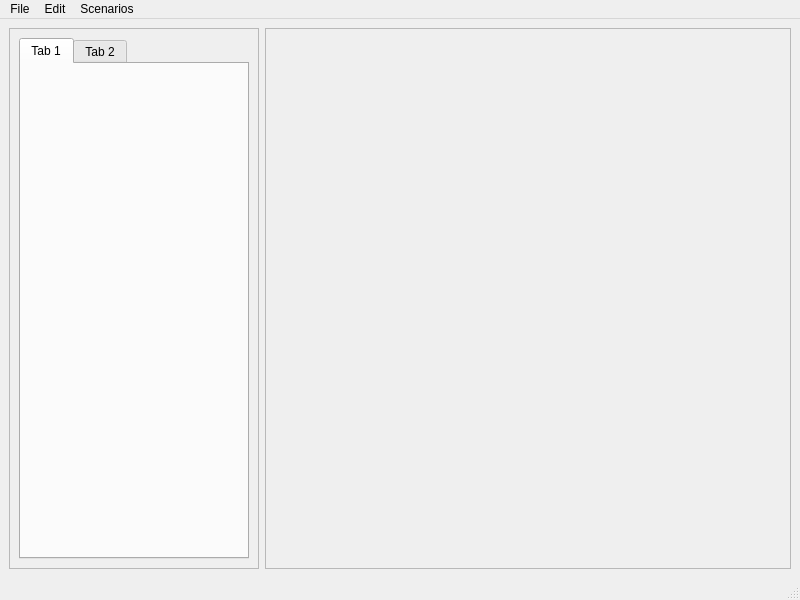
<?xml version="1.0" encoding="UTF-8"?>
<ui version="4.0">
 <class>MainWindow</class>
 <widget class="QMainWindow" name="MainWindow">
  <property name="geometry">
   <rect>
    <x>0</x>
    <y>0</y>
    <width>800</width>
    <height>600</height>
   </rect>
  </property>
  <property name="windowTitle">
   <string>MainWindow</string>
  </property>
  <widget class="QWidget" name="centralwidget">
   <layout class="QGridLayout" name="gridLayout_2">
    <item row="0" column="0">
     <widget class="QFrame" name="ManipulatorFrame">
      <property name="maximumSize">
       <size>
        <width>250</width>
        <height>16777215</height>
       </size>
      </property>
      <property name="frameShape">
       <enum>QFrame::StyledPanel</enum>
      </property>
      <property name="frameShadow">
       <enum>QFrame::Raised</enum>
      </property>
      <layout class="QGridLayout" name="gridLayout">
       <item row="0" column="0">
        <widget class="QTabWidget" name="tabWidget">
         <property name="currentIndex">
          <number>0</number>
         </property>
         <widget class="QWidget" name="tab">
          <attribute name="title">
           <string>Tab 1</string>
          </attribute>
         </widget>
         <widget class="QWidget" name="tab_2">
          <attribute name="title">
           <string>Tab 2</string>
          </attribute>
         </widget>
        </widget>
       </item>
      </layout>
     </widget>
    </item>
    <item row="0" column="1">
     <widget class="QFrame" name="DisplayFrame">
      <property name="sizePolicy">
       <sizepolicy hsizetype="Expanding" vsizetype="Preferred">
        <horstretch>0</horstretch>
        <verstretch>0</verstretch>
       </sizepolicy>
      </property>
      <property name="baseSize">
       <size>
        <width>16959</width>
        <height>0</height>
       </size>
      </property>
      <property name="frameShape">
       <enum>QFrame::StyledPanel</enum>
      </property>
      <property name="frameShadow">
       <enum>QFrame::Raised</enum>
      </property>
      <layout class="QHBoxLayout" name="horizontalLayout">
       <item>
        <layout class="QVBoxLayout" name="verticalLayout"/>
       </item>
      </layout>
     </widget>
    </item>
   </layout>
  </widget>
  <widget class="QStatusBar" name="statusbar"/>
  <widget class="QMenuBar" name="menuBar">
   <property name="geometry">
    <rect>
     <x>0</x>
     <y>0</y>
     <width>800</width>
     <height>22</height>
    </rect>
   </property>
   <widget class="QMenu" name="menuI_typed_some_things">
    <property name="title">
     <string>File</string>
    </property>
    <addaction name="actionOpen"/>
    <addaction name="actionExport"/>
    <addaction name="separator"/>
    <addaction name="actionQuit"/>
   </widget>
   <widget class="QMenu" name="menuEdit">
    <property name="title">
     <string>Edit</string>
    </property>
    <addaction name="actionCut"/>
    <addaction name="actionCopy"/>
    <addaction name="actionPaste"/>
   </widget>
   <widget class="QMenu" name="menuScenarios">
    <property name="title">
     <string>Scenarios</string>
    </property>
    <widget class="QMenu" name="menuTests">
     <property name="title">
      <string>Tests</string>
     </property>
     <addaction name="actionSquare2D"/>
     <addaction name="actionIndexBuffer"/>
     <addaction name="actionPhongLighting"/>
    </widget>
    <addaction name="actionEmpty"/>
    <addaction name="menuTests"/>
   </widget>
   <addaction name="menuI_typed_some_things"/>
   <addaction name="menuEdit"/>
   <addaction name="menuScenarios"/>
  </widget>
  <action name="actionCut">
   <property name="text">
    <string>Cut</string>
   </property>
  </action>
  <action name="actionCopy">
   <property name="text">
    <string>Copy</string>
   </property>
  </action>
  <action name="actionPaste">
   <property name="text">
    <string>Paste</string>
   </property>
  </action>
  <action name="actionOpen">
   <property name="text">
    <string>Open</string>
   </property>
  </action>
  <action name="actionExport">
   <property name="text">
    <string>Export</string>
   </property>
  </action>
  <action name="actionQuit">
   <property name="text">
    <string>Quit</string>
   </property>
  </action>
  <action name="actionEmpty">
   <property name="text">
    <string>Empty</string>
   </property>
  </action>
  <action name="actionSquare2D">
   <property name="text">
    <string>Square2D</string>
   </property>
  </action>
  <action name="actionIndexBuffer">
   <property name="text">
    <string>IndexBuffer</string>
   </property>
  </action>
  <action name="actionPhongLighting">
   <property name="text">
    <string>PhongLighting</string>
   </property>
  </action>
 </widget>
 <resources/>
 <connections/>
</ui>
